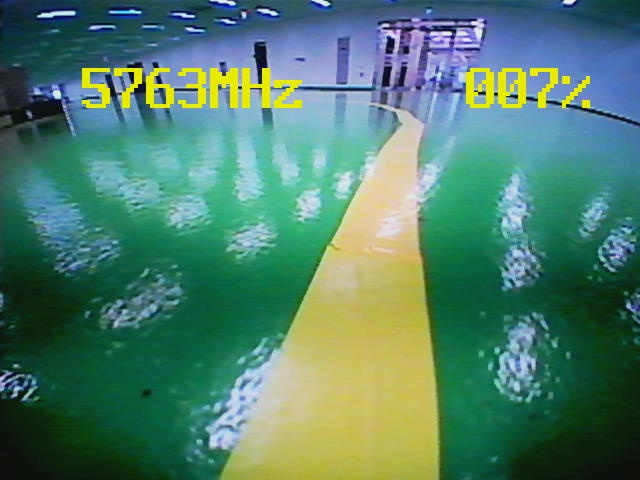
#> input picture frame0.jpg, 640 x 480 px, given in place of the camera
$ python new_cam.py   (Python 2 division)
#> lines starting #> are read from the running program, lines starting #| are printed output that depends on the picture; after the words box and inside, x2 and y2 are one past the last pixel; in counts of white or black regions, pixels touching at a corner belong together
import cv2 as cv2
import numpy as np

cap = cv2.VideoCapture(0)
if cap.isOpened()==0 :
     print("AAAAAAAAH")

count=0

while(True):

	_, frame = cap.read()
#> frame is the input picture: shape (480, 640, 3); mean B, G, R 107.5, 126, 79.2
	cv2.imshow('frame',frame)
	hsv=cv2.cvtColor(frame,cv2.COLOR_BGR2HSV)
#> hsv: shape (480, 640, 3); mean H, S, V 77.5, 152.7, 138.1
	l_r=np.array([20,150,130])
	u_r=np.array([30,255,225])

	mask=cv2.inRange(hsv,l_r,u_r)
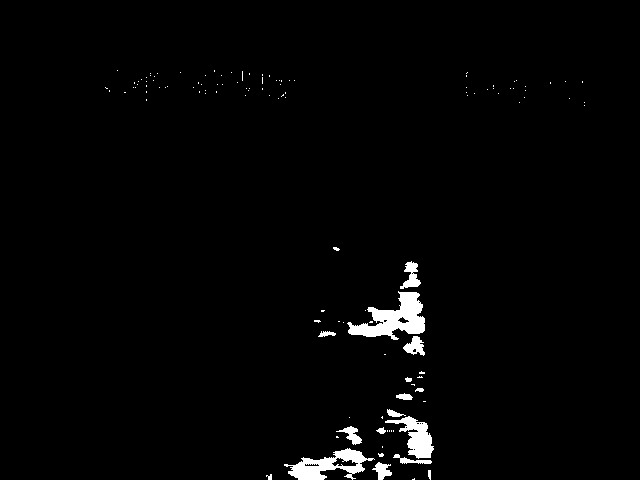
#> mask: shape (480, 640); 1.9% white; 121 white regions (105 under 20 px), largest, box (x1, y1, x2, y2) and area: (347, 291, 425, 340) 1809, (284, 448, 375, 480) 1278, (385, 416, 434, 459) 904
	res=cv2.bitwise_and(frame,frame,mask=mask)
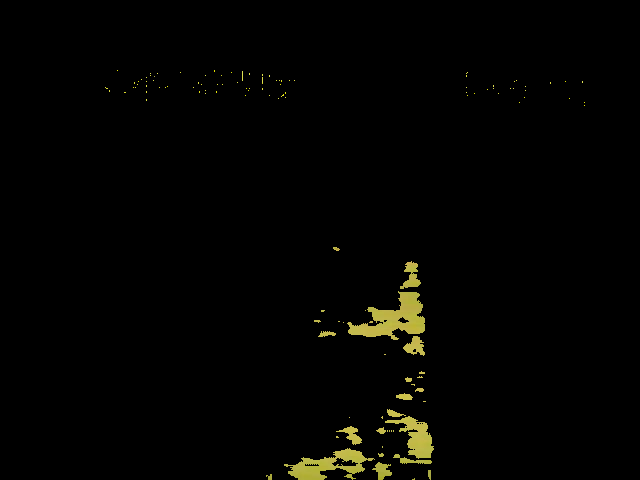
#> res: shape (480, 640, 3); mean B, G, R 1.3, 3.4, 3.5

	kernel = np.ones((5,5),np.uint8)
	erosion = cv2.erode(mask,kernel,iterations = 1)
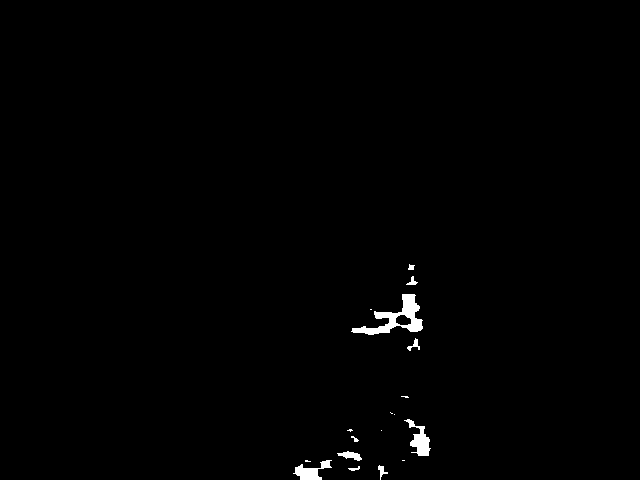
#> erosion: shape (480, 640); 0.72% white; 18 white regions (8 under 20 px), largest, box (x1, y1, x2, y2) and area: (351, 294, 423, 335) 1002, (404, 419, 431, 456) 424, (293, 460, 332, 480) 364
        dilation = cv2.dilate(erosion,kernel,iterations = 1)
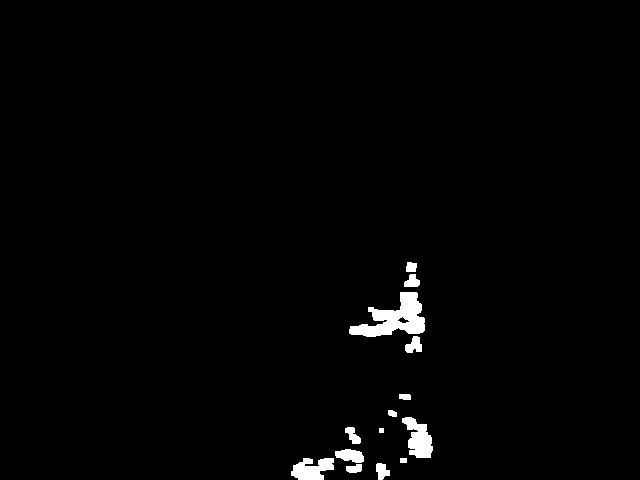
#> dilation: shape (480, 640); 1.5% white; 14 white regions, largest, box (x1, y1, x2, y2) and area: (349, 292, 425, 337) 1714, (402, 417, 433, 458) 776, (291, 458, 334, 480) 661
        opening = cv2.morphologyEx(dilation, cv2.MORPH_OPEN, kernel)
        closing = cv2.morphologyEx(opening, cv2.MORPH_CLOSE, kernel)
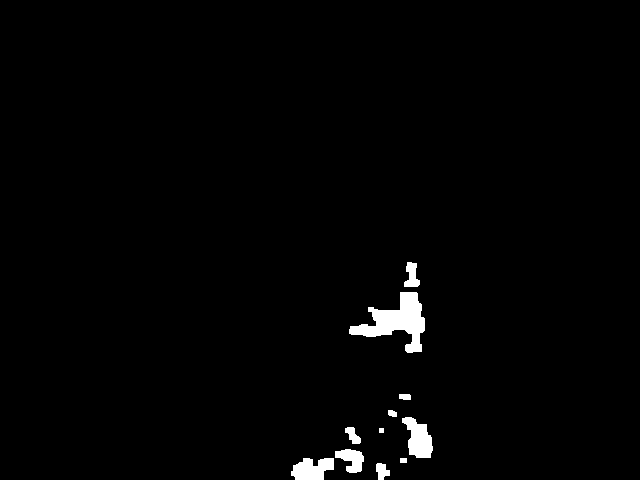
#> closing: shape (480, 640); 1.5% white; 11 white regions, largest, box (x1, y1, x2, y2) and area: (349, 292, 425, 353) 2025, (402, 417, 433, 458) 801, (291, 458, 334, 480) 702

	cv2.imshow('frame',frame)
	cv2.imshow('mask',mask)
	#cv2.imshow('res',res)
	#cv2.imshow('erosion',erosion)
	cv2.imshow('dilation',dilation)
	#cv2.imshow('opening',opening)
	cv2.imshow('closing',closing)
        #cv2.imwrite("frame%d.jpg" % count, closing)     # save frame as JPEG file

	key= cv2.waitKey(1) & 0xFF
#> (key q is pressed here)
 	if key == ord('a') :
 		cv2.imwrite("advanced-lane-detection/LANE/lane%d.jpg" % count, frame)
		count += 1
	elif key == ord('q'):
		break


cap.release()
cv2.destroyAllWindows()
